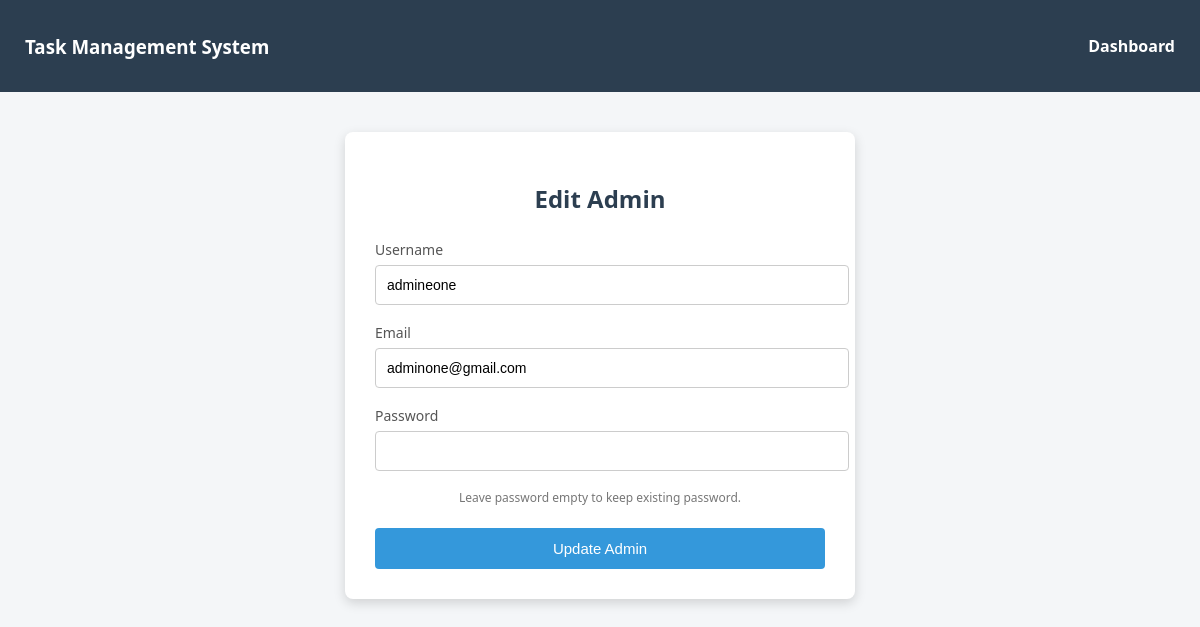
The app's page /admins/edit/3/ (signed in), older data.
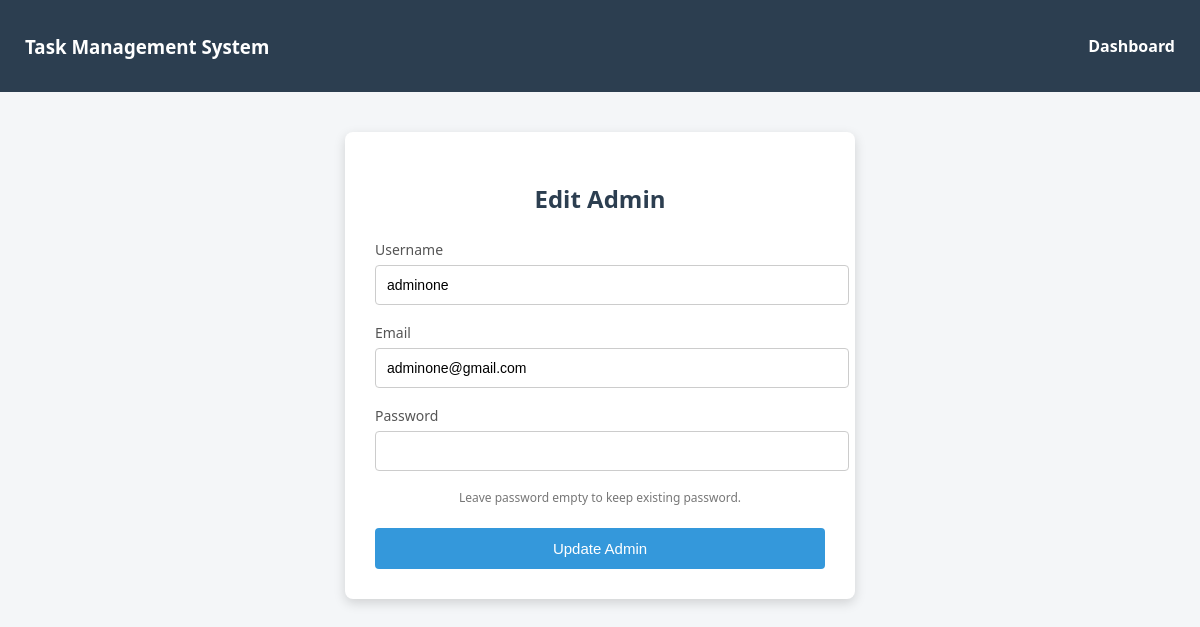
The same page, newer data.
### authapp/models.py (models this page shows, shortened)
class User(AbstractUser):
    ROLE_CHOICES = (
        ('superadmin', 'Super Admin'),
        ('admin', 'Admin'),
        ('user', 'User'),
    )
    role = models.CharField(max_length=25,choices = ROLE_CHOICES,default='superadmin')
    assigned_admin = models.ForeignKey('self',
        on_delete=models.SET_NULL,
        null=True,
        blank=True,
        limit_choices_to={'role': 'admin'},
        related_name='assigned_users')

### authapp/views.py (the view, shortened to what this page needs)
# urls.py: path('admins/edit/<int:id>/', views.admin_add_edit, name='admin_edit'),
@login_required
def admin_add_edit(request, id=None):
    admin_obj = None
    if id:
        admin_obj = get_object_or_404(User, id=id, role='admin')
    form = AdminForm(request.POST or None, instance=admin_obj)
    return render(request, 'admin_form.html', {'form': form, 'is_edit': id})

### authapp/forms.py
class AdminForm(forms.ModelForm):
    password = forms.CharField(required=False, widget=forms.PasswordInput)
    class Meta:
        model = User
        fields = ['username', 'email']

### authapp/templates/admin_form.html (shortened to what this page needs)
<!DOCTYPE html>
<html lang="en">
<head>
</head>
<body>
<header>
    <h3>Task Management System</h3>
    <a href="{% url 'superadmin_dashboard' %}">Dashboard</a>
</header>
<div class="container">
    <h2>{% if is_edit %}Edit Admin{% else %}Add Admin{% endif %}</h2>
    <form method="post">
        <div class="form-group">
            <label>Username</label>
            {{ form.username }}
        </div>
        <div class="form-group">
            <label>Email</label>
            {{ form.email }}
        </div>
        <div class="form-group">
            <label>Password</label>
            {{ form.password }}
        </div>
        {% if is_edit %}
            <p class="note">Leave password empty to keep existing password.</p>
        {% endif %}
        <button type="submit">
            {% if is_edit %}Update Admin{% else %}Create Admin{% endif %}
        </button>
    </form>
</div>
</body>
</html>

Row changes from the older to the newer data that the page shows:
changed User "adminone@gmail.com": username "admineone" → "adminone"
